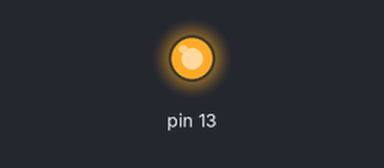
Recording of a sketch running on a simulated Arduino Uno, built with avr-gcc and run on an emulated ATmega328P. Parts: output pins drawn as LEDs (lit = HIGH).

Above: at 0.6 s.
At 76.84 s:
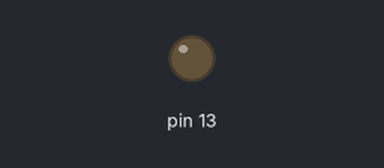
Timing chart, 0 to 77.7 s (numbered marks = the images above):
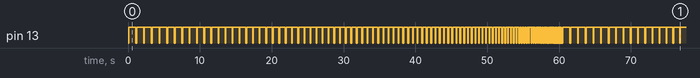

The sketch:

blink.ino
```cpp
void setup(void) {
  pinMode(13, OUTPUT);
}

void loop() {
  for (int i = 100; i > 1; i--){
    digitalWrite(13, LOW);
    delay(100);
    digitalWrite(13, HIGH);
    delay(10 * i);
  }
}
```

Measured:
- by itself, pin 13: moves between LOW and HIGH, repeating every 59.7 s
- by itself, everything shown: repeats every 59.7 s, in 192 steps
